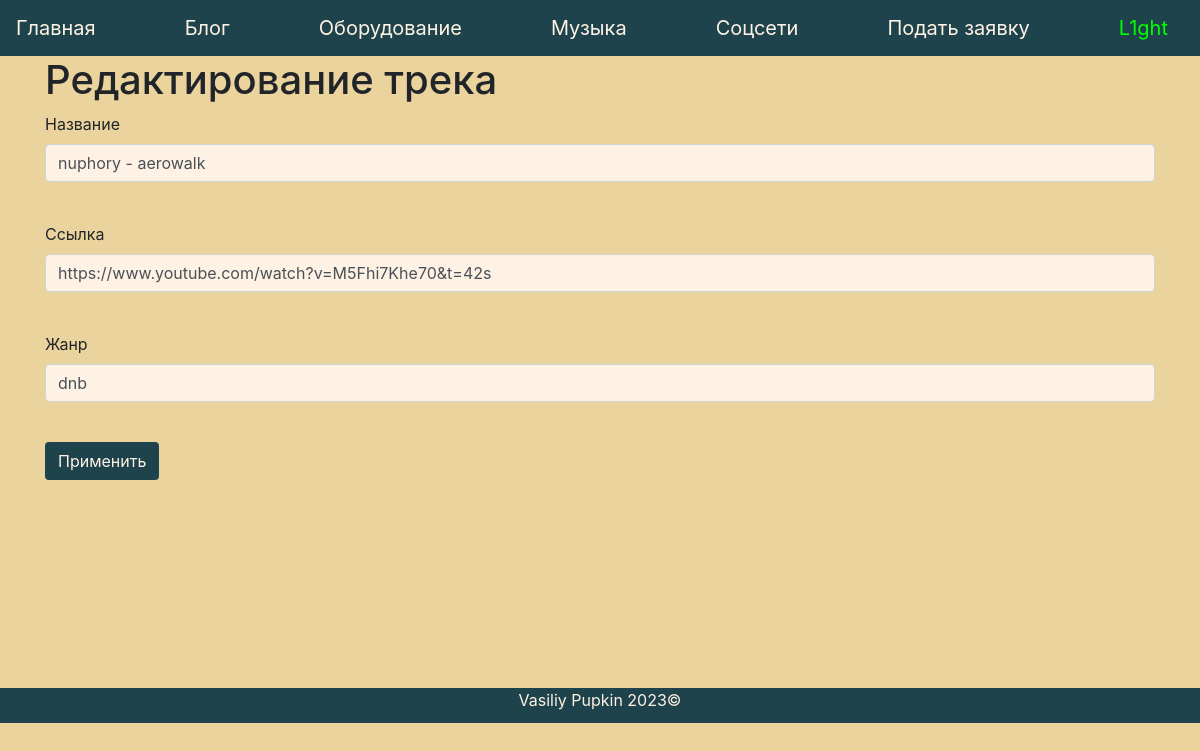
Page /musicn/1 (signed in) on the committed database.
### data/users.py (models this page shows, shortened)
class User(SqlAlchemyBase, UserMixin):
    __tablename__ = 'users'
    id = sqlalchemy.Column(sqlalchemy.Integer,
                           primary_key=True, autoincrement=True)
    name = sqlalchemy.Column(sqlalchemy.String, nullable=True)
    email = sqlalchemy.Column(sqlalchemy.String,
                              index=True, unique=True, nullable=True)
    hashed_password = sqlalchemy.Column(sqlalchemy.String, nullable=True)
    created_date = sqlalchemy.Column(sqlalchemy.DateTime,
                                     default=datetime.datetime.now)
    c = sqlalchemy.Column(sqlalchemy.Integer)
    blog = orm.relationship("Blog", back_populates='user')
    music = orm.relationship("Music", back_populates='user')

### data/musics.py (models this page shows)
class Music(SqlAlchemyBase):
    __tablename__ = 'music'
    id = sqlalchemy.Column(sqlalchemy.Integer,
                           primary_key=True, autoincrement=True)
    name = sqlalchemy.Column(sqlalchemy.String, nullable=True)
    link = sqlalchemy.Column(sqlalchemy.String, nullable=True)
    genre = sqlalchemy.Column(sqlalchemy.String, nullable=True)
    user_idm = sqlalchemy.Column(sqlalchemy.Integer,
                                sqlalchemy.ForeignKey("users.id"))
    user = orm.relationship('User')

### server.py (the view, shortened to what this page needs)
@app.route('/musicn/<int:id>', methods=['GET', 'POST'])
@login_required
def edit_music(id):
    form = MusForm()
    if request.method == "GET":
        db_sess = db_session.create_session()
        mus = db_sess.query(Music).filter(Music.id == id,
                                          Music.user == current_user
                                          ).first()
        if mus:
            form.name.data = mus.name
            form.link.data = mus.link
            form.genre.data = mus.genre
        else:
            abort(404)
    return render_template('musicn.html',
                           title='Редактирование трека',
                           form=form
                           )

### forms/music.py
class MusForm(FlaskForm):
    name = StringField('Название', validators=[DataRequired()])
    link = StringField('Ссылка', validators=[DataRequired()])
    genre = StringField('Жанр', validators=[DataRequired()])
    submit = SubmitField('Применить')

### data/db_session.py (called while the page is built)
def create_session() -> Session:
    global __factory
    return __factory()

### server.py (called while the page is built)
@login_manager.user_loader
def load_user(user_id):
    db_sess = db_session.create_session()
    return db_sess.query(User).get(user_id)

### templates/musicn.html (shortened to what this page needs)
{% extends "base.html" %}
{% block content %}
<h1>Редактирование трека</h1>
<form action="" method="post" style="width: 100%; height: 576px">
    <p>
        {{ form.name.label }}<br>
        {{ form.name(class="form-control", style="background-color: #fef2e4;") }}<br>
    </p>
    <p>
        {{ form.link.label }}<br>
        {{ form.link(class="form-control", style="background-color: #fef2e4; resize: vertical; max-height: 260px;") }}<br>
    </p>
    <p>
        {{ form.genre.label }}<br>
        {{ form.genre(class="form-control", style="background-color: #fef2e4; resize: vertical; max-height: 260px;") }}<br>
    </p>
    <p>{{ form.submit(type="submit", class="btn", style="background-color: #1e434c; color: #fef2e4; position: relative") }}</p>
</form>
{% endblock %}

### templates/base.html (shortened to what this page needs)
<!doctype html>
<html lang="en">
<head>
    <link rel="stylesheet"
          href="https://stackpath.bootstrapcdn.com/bootstrap/4.4.1/css/bootstrap.min.css"
>
</head>
<body style="background-color: #ead39c; display: flex; flex-direction: column; min-height: 100%;">
<header>
    <nav class="navbar navbar-light" style="background-color: #1e434c">
        <a class="navbar-brand" style="color: #fef2e4" href="/index">Главная</a>
        <a class="navbar-brand" style="color: #fef2e4" href="/blog">Блог</a>
        <a class="navbar-brand" style="color: #fef2e4" href="/eu">Оборудование</a>
        <a class="navbar-brand" style="color: #fef2e4" href="/music">Музыка</a>
        <a class="navbar-brand" style="color: #fef2e4" href="/social">Соцсети</a>
        <a class="navbar-brand" style="color: #fef2e4" href="/register">Подать заявку</a>
        {% if current_user.is_authenticated %}
            <a class="navbar-brand" style="color: #00FF00" href="/logout">{{ current_user.name }}</a>
        {% else %}
            <p>
                <p></p>
                <a class="btn btn-success" href="/register">Зарегистрироваться</a>
                <a class="btn btn-success" href="/login">Войти</a>
                </p>
        {% endif %}
    </nav>
</header>
<main role="main" class="container">
    {% block content %}{% endblock %}
</main>
<div id="footer" style="background-color: #1e434c; bottom:0; width: 100%; height:35px;">
    <p align="center" style="color: #fef2e4">
        Vasiliy Pupkin
        2023©
    </p>
</div>
</body>
</html>

### rows in the picture
User: name "L1ght"
Music: name "nuphory - aerowalk", link "https://www.youtube.com/watch?v=M5Fhi7Khe70&t=42s", genre "dnb"
